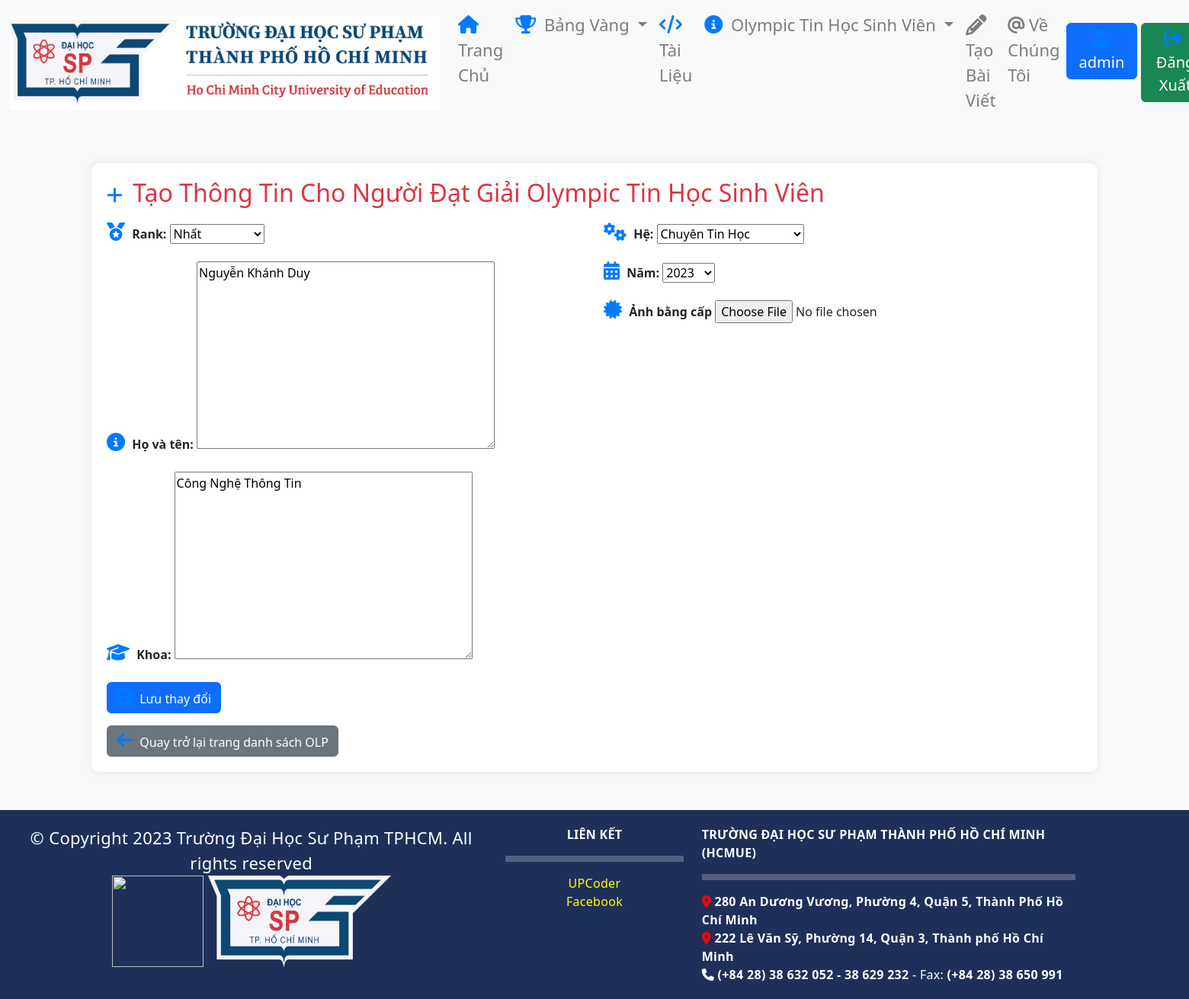
Page /achievement/olp/1/update/ (signed in) on the committed database.
### achievement/models.py (models this page shows, shortened)
class OLP(models.Model):
    RANK_CHOICES = [
        ('Vô địch', 'Vô địch'),
        ('Nhất', 'Nhất'),
        ('Nhì', 'Nhì'),
        ('Ba', 'Ba'),
        ('Khuyến khích', 'Khuyến khích'),
    ]
    rank = models.CharField(max_length=200, choices=RANK_CHOICES)
    description = models.TextField()
    khoa = models.TextField()
    SYSTEM_CHOICES = [
        ('Siêu Cúp', 'Hệ Siêu Cúp'),
        ('Chuyên Tin', 'Chuyên Tin Học'),
        ('Không Chuyên', 'Không Chuyên Tin Học'),
    ]
    system = models.CharField(max_length=200, choices=SYSTEM_CHOICES)
    YEAR_CHOICES = [(year, str(year)) for year in range(2015, 2066)]
    year = models.IntegerField(choices=YEAR_CHOICES)
    certificate = models.FileField(upload_to='certificates/', null=True, blank=True)

### achievement/views.py (the view)
# urls.py: path('olp/<int:olp_id>/update/', olp_update, name='olp_update'),
@user_passes_test(lambda u: u.is_superuser)
def olp_update(request, olp_id):
    olp = get_object_or_404(OLP, id=olp_id)
    if request.method == 'POST':
        form = OLPForm(request.POST, instance=olp)
        if form.is_valid():
            form.save()
            return redirect('olp_list')
    else:
        form = OLPForm(instance=olp)
    return render(request, 'achievement/olp_form.html', {'form': form, 'action': 'Update'})

### achievement/forms.py
class OLPForm(forms.ModelForm):
    class Meta:
        model = OLP
        fields = ['rank', 'description', 'khoa', 'system', 'year', 'certificate']

### achievement/templates/achievement/olp_form.html (shortened to what this page needs)
{% extends 'blog/base.html' %}
{% block content %}
<!DOCTYPE html>
<html lang="en">
<head>
    <link rel="stylesheet" href="https://stackpath.bootstrapcdn.com/bootstrap/5.3.2/css/bootstrap.min.css">
    <link rel="stylesheet" href="https://cdnjs.cloudflare.com/ajax/libs/font-awesome/6.5.1/css/all.min.css">
</head>
<body>
    <div class="container">
        <h2><i class="fas fa-plus"></i> Tạo Thông Tin Cho Người Đạt Giải Olympic Tin Học Sinh Viên</h2>
        <form method="post" enctype="multipart/form-data">
            <div class="row">
                <div class="col-md-6">
                    <div class="form-group">
                        <label for="{{ form.rank.id_for_label }}"><i class="fas fa-medal"></i> Rank:</label>
                        {{ form.rank }}
                    </div>
                    <div class="form-group">
                        <label for="{{ form.description.id_for_label }}"><i class="fas fa-info-circle"></i> Họ và tên:</label>
                        {{ form.description }}
                    </div>
                    <div class="form-group">
                        <label for="{{ form.khoa.id_for_label }}"><i class="fas fa-graduation-cap"></i> Khoa:</label>
                        {{ form.khoa }}
                    </div>
                </div>
                <div class="col-md-6">
                    <div class="form-group">
                        <label for="{{ form.system.id_for_label }}"><i class="fas fa-cogs"></i> Hệ:</label>
                        {{ form.system }}
                    </div>
                    <div class="form-group">
                        <label for="{{ form.year.id_for_label }}"><i class="fas fa-calendar-alt"></i> Năm:</label>
                        {{ form.year }}
                    </div>
                    <div class="form-group">
                        <label for="{{ form.certificate.id_for_label }}"><i class="fas fa-certificate"></i> Ảnh bằng cấp </label>
                        {{ form.certificate }}
                    </div>
                </div>
            </div>
            <button type="submit" class="btn btn-primary">
                <i class="fas fa-save"></i> Lưu thay đổi
            </button>
        </form>
        <a href="{% url 'olp_list' %}" class="btn btn-secondary mt-3"><i class="fas fa-arrow-left"></i> Quay trở lại trang danh sách OLP</a>
    </div>
</body>
</html>
{% endblock %}

### blog/templates/blog/base.html (shortened to what this page needs)
{% load static %}
<!DOCTYPE html>
<html lang="en">
<head>
  <link rel="stylesheet" href="https://cdnjs.cloudflare.com/ajax/libs/font-awesome/6.4.2/css/all.min.css" />
  <link rel="stylesheet" href="https://stackpath.bootstrapcdn.com/bootstrap/4.3.1/css/bootstrap.min.css">
  <link rel = "stylesheet" href = "{% static 'blog/main1.css'%}">
</head>
<body>
  <nav class="navbar navbar-expand-lg navbar-light bg-light">
    <div class="container-fluid">
      <a class="navbar-brand" href="#"><img src="{% static 'blog/logo_dhsp.png' %}" alt=""></a>
      <div class="collapse navbar-collapse justify-content-center" id="navbarNav">
        <ul class="navbar-nav">
          <li class="nav-item d-flex justify-content-center">
            <a class="nav-link" href="{% url 'blog-home' %}" style="font-size: 22px;">
              <i class="fas fa-home"></i> Trang Chủ
            </a>
          </li>
          <li class="nav-item dropdown d-flex justify-content-center">
            <a class="nav-link dropdown-toggle" href="#" id="achievementsDropdown" role="button" data-toggle="dropdown"
                aria-haspopup="true" aria-expanded="false" style="font-size: 22px;">
                <i class="fas fa-trophy"></i> Bảng Vàng
            </a>
        </li>
          {% if user.is_authenticated %}
          <li class="nav-item d-flex justify-content-center">
            <a class="nav-link" href="{% url 'document_list' %}" style="font-size: 22px;">
              <i class="fas fa-code"></i> Tài Liệu
            </a>
          </li>
          {%endif %}
          <li class="nav-item dropdown d-flex justify-content-center">
            <a class="nav-link dropdown-toggle" href="#" id="navbarDropdown" role="button" data-toggle="dropdown"
              aria-haspopup="true" aria-expanded="false" style="font-size: 22px;">
              <i class="fas fa-circle-info"></i> Olympic Tin Học Sinh Viên
            </a>
          </li>
          {% if user.is_authenticated %}
          <li class="nav-item d-flex justify-content-center">
            <a class="nav-link" href="{% url 'post_new' %}" style="font-size: 22px;">
              <i class="fa-solid fa-pencil fa-lg"></i> Tạo Bài Viết
            </a>
          </li>
          {% endif %}
          <li class="nav-item d-flex justify-content-center">
            <a class="nav-link"  href="{% url 'blog-about' %}" style="font-size: 22px;">   <span style="font-family: 'FontAwesome';">&#64;</span> Về Chúng Tôi</a>
          </li>
        </ul>
      </div>
      {% if user.is_authenticated %}
      <div class="collapse navbar-collapse justify-content-end" id="navbarNav">
        <ul class="navbar-nav">
          <li class="nav-item">
            <a href="{% url 'view_profile' username=user.username %}" class="btn btn-primary w-100 me-2 mb-2 mb-lg-0" style="font-size: 20px;">
                <i class="fas fa-user"></i> {{ user.username }}
            </a>
          </li>
          <li class="nav-item">
            <a href="{% url 'logout' %}" class="btn btn-success w-100 me-2 mb-2 mb-lg-0" style="margin-left: 5px; font-size: 20px;">
              <i class="fas fa-sign-out-alt"></i> Đăng Xuất
            </a>
          </li>
        </ul>
      </div>
    </div>
      {% endif %}
  </nav>
<div class="container1">
    {% block content %}{% endblock %}
</div>
    <footer class="footer bgfooter">
        <div class="row" style="color:white; padding:20px; letter-spacing:0.3px">
            <div class="col-md-5" style="font-size: 22px;">
                <div> <center> © Copyright 2023 Trường Đại Học Sư Phạm TPHCM. All rights reserved </center> </div>
                <center> <img src="{% static 'blog/cntt.png' %}" alt="" style="width: 120px; height: 120px;">
                <img src="{% static 'blog/Logo HCMUE.png' %}" alt="" style="width: 240px; height: 120px;"> </center>
            </div>
            <div class="col-md-2">
                <div style="font-weight:bold;"><center> LIÊN KẾT </center> </div>
                <hr style="border: 4px solid #eee;">
                <div>
                    <div><a href="http://upcoder.xyz/'index.php/" style="color:yellow; text-decoration:none; cursor:pointer"><center> UPCoder </center></a></div>
                    <div><a href="https://www.facebook.com/upcoder" style="color:yellow; text-decoration:none; cursor:pointer"> <center> Facebook </center> </a></div>
                </div>
            </div>
            <div class="col-md-4">
                <div style="font-weight:bold;">TRƯỜNG ĐẠI HỌC SƯ PHẠM THÀNH PHỐ HỒ CHÍ MINH (HCMUE)</div>
                <hr style="border: 4px solid #eee;">
                <div>
                    <div>
                        <i class="fa-solid fa-location-dot fa-bounce" style="color: #ff0000;"></i> <b>280 An Dương Vương, Phường 4, Quận 5, Thành Phố Hồ Chí Minh</b>
                    </div>
                    <div>
                        <i class="fa-solid fa-location-dot fa-bounce" style="color: #ff0000;"></i> <b>222 Lê Văn Sỹ, Phường 14, Quận 3, Thành phố Hồ Chí Minh </b>
                    </div>
                    <div>
                        <i class="fa-solid fa-phone fa-bounce"></i> <b>(+84 28) 38 632 052 - 38 629 232</b> - Fax: <b>(+84 28) 38 650 991 </b>
                    </div>
                </div>
            </div>
        </div>
    </footer>
</body>
</html>

### blog/static/blog/main1.css (style rules this page uses)
.bgfooter { background-color: #1e305a; background-position: center; background-repeat: no-repeat; background-attachment: scroll; background-size: cover; margin-top: 50px; }

### achievement/templates/achievement/olp_form.html (style rules this page uses)
body { background-color: #f8f9fa; }
.container { background-color: #ffffff; padding: 20px; border-radius: 10px; box-shadow: 0 0 10px rgba(0, 0, 0, 0.1); margin-top: 50px; }
h2 { color: #dc3545; margin-bottom: 20px; }
.form-group label { font-weight: bold; }
.fas { font-size: 24px; color: #007bff; margin-right: 5px; }
.btn-secondary { background-color: #6c757d; border-color: #6c757d; color: #fff; }

### rows in the picture
OLP: rank "Nhất", description "Nguyễn Khánh Duy", khoa "Công Nghệ Thông Tin", system "Chuyên Tin Học", year "2023"

### other values in the picture
{{ user.username }} "admin"
